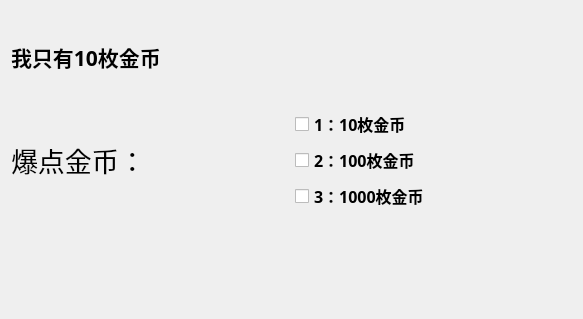
<?xml version="1.0" encoding="UTF-8"?>
<ui version="4.0">
 <class>Dialog</class>
 <widget class="QDialog" name="Dialog">
  <property name="geometry">
   <rect>
    <x>0</x>
    <y>0</y>
    <width>583</width>
    <height>319</height>
   </rect>
  </property>
  <property name="windowTitle">
   <string>Dialog</string>
  </property>
  <layout class="QVBoxLayout" name="verticalLayout_2">
   <item>
    <widget class="QLabel" name="label">
     <property name="font">
      <font>
       <family>等距更纱黑体 SC</family>
       <pointsize>16</pointsize>
       <bold>true</bold>
      </font>
     </property>
     <property name="text">
      <string>我只有10枚金币</string>
     </property>
    </widget>
   </item>
   <item>
    <layout class="QHBoxLayout" name="horizontalLayout">
     <item>
      <widget class="QLabel" name="label_2">
       <property name="font">
        <font>
         <family>等距更纱黑体 SC</family>
         <pointsize>20</pointsize>
         <bold>false</bold>
        </font>
       </property>
       <property name="text">
        <string>爆点金币：</string>
       </property>
      </widget>
     </item>
     <item>
      <layout class="QVBoxLayout" name="verticalLayout">
       <item>
        <widget class="QCheckBox" name="checkBox_1">
         <property name="font">
          <font>
           <family>等距更纱黑体 SC</family>
           <pointsize>12</pointsize>
           <bold>true</bold>
          </font>
         </property>
         <property name="text">
          <string>1：10枚金币</string>
         </property>
        </widget>
       </item>
       <item>
        <widget class="QCheckBox" name="checkBox_2">
         <property name="font">
          <font>
           <family>等距更纱黑体 SC</family>
           <pointsize>12</pointsize>
           <bold>true</bold>
          </font>
         </property>
         <property name="text">
          <string>2：100枚金币</string>
         </property>
        </widget>
       </item>
       <item>
        <widget class="QCheckBox" name="checkBox_3">
         <property name="font">
          <font>
           <family>等距更纱黑体 SC</family>
           <pointsize>12</pointsize>
           <bold>true</bold>
          </font>
         </property>
         <property name="text">
          <string>3：1000枚金币</string>
         </property>
        </widget>
       </item>
      </layout>
     </item>
    </layout>
   </item>
   <item>
    <widget class="QLabel" name="label_result">
     <property name="font">
      <font>
       <family>等距更纱黑体 SC</family>
       <pointsize>16</pointsize>
       <bold>true</bold>
      </font>
     </property>
     <property name="text">
      <string/>
     </property>
    </widget>
   </item>
  </layout>
 </widget>
 <resources/>
 <connections/>
</ui>
